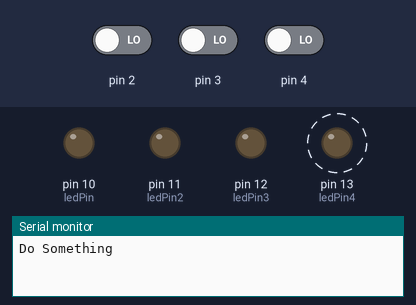
A sketch run on a simulated Arduino Uno, built with avr-gcc and run on an emulated ATmega328P. Shown: output pins drawn as LEDs (lit = HIGH), the last lines printed to the serial monitor. Dashed ring = blinking. Inputs (shaded band) come from the test bench; at power-on: pin 2 LOW, pin 4 LOW, pin 3 LOW.

Above: at 1.2 s.
1.3 s: pin 2 driven HIGH
At 2.3 s:
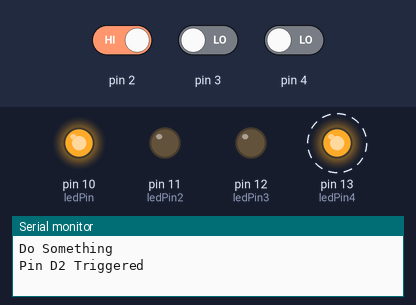
4.3 s: pin 4 driven HIGH
At 6.6 s:
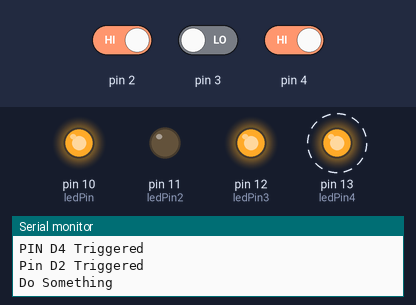
7.3 s: pin 3 driven HIGH
At 8.8 s:
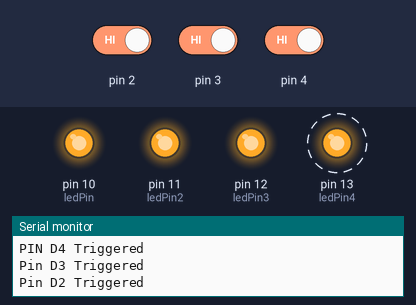
10.3 s: pin 2 driven LOW
At 12.3 s:
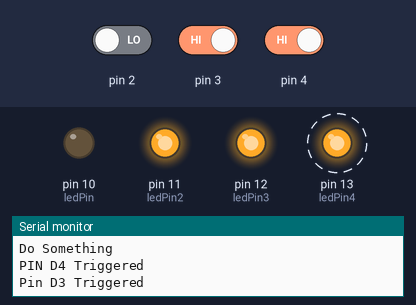
13.3 s: pin 3 driven LOW
At 14.8 s:
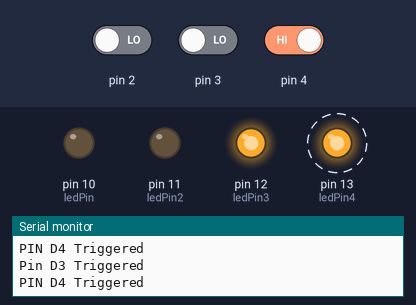
16.3 s: pin 4 driven LOW
At 18.8 s:
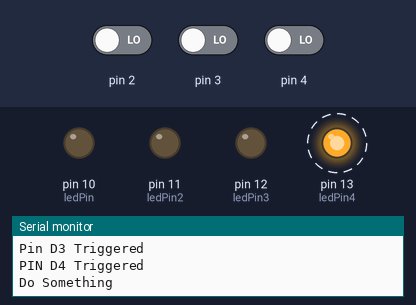
Timing chart, 0 to 20.3 s (numbered marks = the images above; inputs shaded):
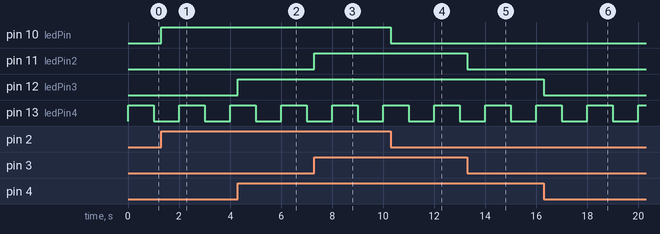

The sketch:

m1_t4d1.ino
```cpp
// Variables

// Pins
const int ledPin = 10;
const int ledPin2 = 11;
const int ledPin3 = 12;
const int ledPin4 = 13;

void setup()
{
  Serial.begin(9600);

  // Pin modes
  pinMode(ledPin, OUTPUT);
  pinMode(ledPin2, OUTPUT);
  pinMode(ledPin3, OUTPUT);
  pinMode(ledPin4, OUTPUT);

  // Timer and Pin Change interrupt
  startPCINT_Timer();
}

void loop()
{
  Serial.println("Do Something");
  delay(5000);
}

// Function for setting up the PCINT and timer interrupts
void startPCINT_Timer()
{
  noInterrupts();

  // Setting up the PCINT
  PCICR |= B00000100;	// Enable PCIE2 which controls the group from D0 to D7
  PCMSK2 |= B00011100;	// Enable pin D2, D3, and D4 to trigger interrupt


  // Setting up the timer interrupts

  TCCR1A = 0;	// Reset Timer1 Control Register A
  TCCR1B = 0;	// Do the same for Control Register B
  TCNT1  = 0;	// Initialize counter value to 0, max for timer1 is 65535


  // Set compare match register to the desired timer count
  OCR1A = (16000000 / (1024 * 1) -1);

  // Compare match register for blinking every 2 second
  // is 31250 = (16*10^6 * 2) / (1*1024) - 1 (for 2 second)


  // turn on CTC mode
  TCCR1B |= (1 << WGM12);

  // Set the prescaler
  TCCR1B |= (1 << CS12) | (1 << CS10);

  // enable timer compare interrupt
  TIMSK1 |= (1 << OCIE1A);

  interrupts();
}

// ISR for the timer interrupt
ISR(TIMER1_COMPA_vect){
   digitalWrite(ledPin4, digitalRead(ledPin4) ^ 1);
}

// ISR for the Pin Change Interrupt
ISR (PCINT2_vect)
{
  if (digitalRead(4) == HIGH)
  {
    Serial.println("PIN D4 Triggered");
    digitalWrite(ledPin3, HIGH);
  }

  else
  {
    digitalWrite(ledPin3, LOW);
  }

  if (digitalRead(3) == HIGH)
  {
    Serial.println("Pin D3 Triggered");
    digitalWrite(ledPin2, HIGH);
  }

  else
  {
    digitalWrite(ledPin2, LOW);
  }

  if (digitalRead(2) == HIGH)
  {
    Serial.println("Pin D2 Triggered");
    digitalWrite(ledPin, HIGH);
  }

  else
  {
    digitalWrite(ledPin, LOW);
  }

}
```

Measured:
- after the input at 1.3 s, pin 10 (ledPin): LOW → HIGH at once
- after the input at 4.3 s, pin 12 (ledPin3): LOW → HIGH at once
- after the input at 7.3 s, pin 11 (ledPin2): LOW → HIGH at once
- after the input at 10.3 s, pin 10 (ledPin): HIGH → LOW at once
- after the input at 13.3 s, pin 11 (ledPin2): HIGH → LOW at once
- after the input at 16.3 s, pin 12 (ledPin3): HIGH → LOW at once
- by itself, pin 13 (ledPin4): alternates HIGH for 1.0 s and LOW for 1.0 s
